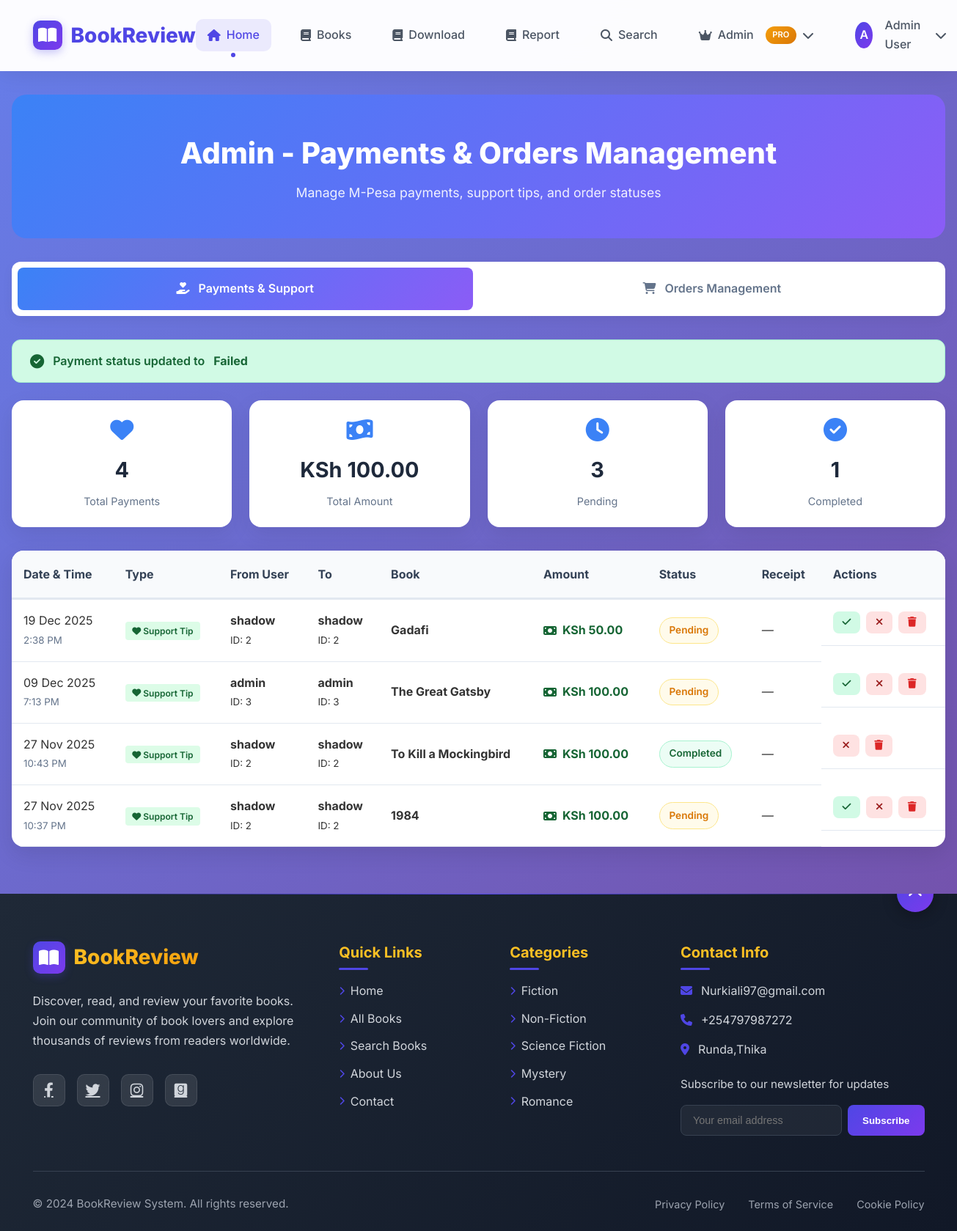
Page /auth/admin/payments_report.php?set_payment_status=failed&id=4&tab=payments (signed in) on the committed database.
### tables this page shows
CREATE TABLE `payments` (
  `id` int(11) NOT NULL,
  `order_id` int(11) DEFAULT NULL,
  `user_id` int(11) NOT NULL,
  `amount` decimal(10,2) NOT NULL,
  `phone_number` varchar(20) NOT NULL,
  `account_reference` varchar(50) NOT NULL,
  `payment_status` enum('pending','completed','failed','cancelled') DEFAULT 'pending',
  `support_to_user_id` int(11) DEFAULT NULL,
  `book_id` int(11) DEFAULT NULL,
  `merchant_request_id` varchar(50) DEFAULT NULL,
  `checkout_request_id` varchar(50) DEFAULT NULL,
  `mpesa_receipt_number` varchar(50) DEFAULT NULL,
  `transaction_date` datetime DEFAULT NULL,
  `created_at` timestamp NOT NULL DEFAULT current_timestamp(),
  `updated_at` timestamp NOT NULL DEFAULT current_timestamp() ON UPDATE current_timestamp()
);

CREATE TABLE `users` (
  `user_id` int(11) NOT NULL,
  `name` varchar(100) NOT NULL,
  `email` varchar(100) NOT NULL,
  `phone_number` varchar(15) DEFAULT NULL,
  `password` varchar(255) NOT NULL,
  `role` enum('user','admin') DEFAULT 'user',
  `created_at` timestamp NOT NULL DEFAULT current_timestamp()
);

CREATE TABLE `books` (
  `book_id` int(11) NOT NULL,
  `title` varchar(255) NOT NULL,
  `author` varchar(100) NOT NULL,
  `description` text DEFAULT NULL,
  `cover_image` varchar(255) DEFAULT NULL,
  `year` int(11) DEFAULT NULL,
  `category` varchar(50) DEFAULT NULL,
  `created_at` timestamp NOT NULL DEFAULT current_timestamp(),
  `price` decimal(10,2) DEFAULT 0.00
);

### auth/admin/payments_report.php (the view, shortened to what this page needs)
<?php
require_once __DIR__ . '/../../config/db.php';
if (isset($_GET['set_payment_status']) && isset($_GET['id'])) {
    $newStatus = $_GET['set_payment_status'];
    $allowed = ['pending', 'completed', 'failed', 'cancelled'];
    if (in_array($newStatus, $allowed)) {
        $success = "Payment status updated to <strong>" . ucfirst($newStatus) . "</strong>";
    }
}
$totalPayments = $pdo->query("SELECT COUNT(*) FROM payments")->fetchColumn();
$totalAmount = $pdo->query("SELECT SUM(amount) FROM payments WHERE payment_status = 'completed'")->fetchColumn() ?? 0;
$pendingPayments = $pdo->query("SELECT COUNT(*) FROM payments WHERE payment_status = 'pending'")->fetchColumn();
$completedPayments = $pdo->query("SELECT COUNT(*) FROM payments WHERE payment_status = 'completed'")->fetchColumn();
$stmt = $pdo->prepare("
    SELECT p.*,
           u1.name AS sender_name,
           u2.name AS recipient_name,
           b.title AS book_title,
           b.price AS book_price,
           o.status AS order_status,
           o.id AS order_id,
           'payment' AS record_type
    FROM payments p
    LEFT JOIN users u1 ON p.user_id = u1.user_id
    LEFT JOIN users u2 ON p.support_to_user_id = u2.user_id
    LEFT JOIN books b ON p.book_id = b.book_id
    LEFT JOIN orders o ON p.order_id = o.id
    ORDER BY p.created_at DESC
");
$stmt->execute();
$allPayments = $stmt->fetchAll(PDO::FETCH_ASSOC);
$activeTab = isset($_GET['tab']) ? $_GET['tab'] : 'payments';
?>
<!DOCTYPE html>
<html lang="en">
<head>
    <link rel="stylesheet" href="https://cdnjs.cloudflare.com/ajax/libs/font-awesome/6.5.0/css/all.min.css">
</head>
<body>
<?php include '../../includes/header.php'; ?>
<div class="container">
    <div class="header">
        <h1>Admin - Payments & Orders Management</h1>
        <p>Manage M-Pesa payments, support tips, and order statuses</p>
    </div>
    <div class="tabs">
        <a href="?tab=payments" class="tab <?php echo $activeTab == 'payments' ? 'active' : ''; ?>">
            <i class="fas fa-hand-holding-heart"></i> Payments & Support
        </a>
        <a href="?tab=orders" class="tab <?php echo $activeTab == 'orders' ? 'active' : ''; ?>">
            <i class="fas fa-shopping-cart"></i> Orders Management
        </a>
    </div>
    <?php if (isset($success)): ?>
        <div class="success">
            <i class="fas fa-check-circle"></i>
            <?= $success ?>
        </div>
    <?php endif; ?>
    <?php if ($activeTab == 'payments'): ?>
        <div class="stats-grid">
            <div class="stat-card">
                <i class="fas fa-heart"></i>
                <h3><?= number_format($totalPayments) ?></h3>
                <p>Total Payments</p>
            </div>
            <div class="stat-card">
                <i class="fas fa-money-bill-wave"></i>
                <h3>KSh <?= number_format($totalAmount, 2) ?></h3>
                <p>Total Amount</p>
            </div>
            <div class="stat-card">
                <i class="fas fa-clock"></i>
                <h3><?= $pendingPayments ?></h3>
                <p>Pending</p>
            </div>
            <div class="stat-card">
                <i class="fas fa-check-circle"></i>
                <h3><?= $completedPayments ?></h3>
                <p>Completed</p>
            </div>
        </div>
        <?php if (!empty($allPayments)): ?>
        <table>
            <thead>
                <tr>
                    <th>Date & Time</th>
                    <th>Type</th>
                    <th>From User</th>
                    <th>To</th>
                    <th>Book</th>
                    <th>Amount</th>
                    <th>Status</th>
                    <th>Receipt</th>
                    <th>Actions</th>
                </tr>
            </thead>
            <tbody>
                <?php foreach ($allPayments as $payment): ?>
                <tr>
                    <td data-label="Date">
                        <?= date('d M Y', strtotime($payment['created_at'])) ?><br>
                        <small style="color:#64748b"><?= date('g:i A', strtotime($payment['created_at'])) ?></small>
                    </td>
                    <td data-label="Type">
                        <?php if ($payment['order_id']): ?>
                            <span class="type-badge type-order"><i class="fas fa-shopping-cart"></i> Order Payment</span>
                        <?php else: ?>
                            <span class="type-badge type-support"><i class="fas fa-heart"></i> Support Tip</span>
                        <?php endif; ?>
                    </td>
                    <td data-label="From">
                        <strong><?= htmlspecialchars($payment['sender_name'] ?? 'Unknown') ?></strong><br>
                        <small>ID: <?= $payment['user_id'] ?></small>
                    </td>
                    <td data-label="To">
                        <?php if ($payment['recipient_name']): ?>
                            <strong><?= htmlspecialchars($payment['recipient_name']) ?></strong><br>
                            <small>ID: <?= $payment['support_to_user_id'] ?></small>
                        <?php elseif ($payment['order_id']): ?>
                            <em>Order Payment</em>
                        <?php else: ?>
                            <em>—</em>
                        <?php endif; ?>
                    </td>
                    <td data-label="Book">
                        <?php if ($payment['book_title']): ?>
                            <strong><?= htmlspecialchars(substr($payment['book_title'], 0, 25)) ?><?= strlen($payment['book_title']) > 25 ? '...' : '' ?></strong>
                        <?php else: ?>
                            <em>General</em>
                        <?php endif; ?>
                    </td>
                    <td data-label="Amount">
                        <div class="amount-display">
                            <i class="fas fa-money-bill"></i>
                            KSh <?= number_format($payment['amount'], 2) ?>
                        </div>
                    </td>
                    <td data-label="Status">
                        <span class="status <?= $payment['payment_status'] ?>">
                            <?= ucfirst($payment['payment_status']) ?>
                        </span>
                    </td>
                    <td data-label="Receipt">
                        <?php if ($payment['mpesa_receipt_number']): ?>
                            <code><?= htmlspecialchars($payment['mpesa_receipt_number']) ?></code>
                        <?php else: ?>
                            <em>—</em>
                        <?php endif; ?>
                    </td>
                    <td data-label="Actions" class="actions">
                        <?php if ($payment['payment_status'] !== 'completed'): ?>
                            <a href="?set_payment_status=completed&id=<?= $payment['id'] ?>&tab=payments" class="btn-complete" title="Mark as Completed">
                                <i class="fas fa-check"></i>
                            </a>
                        <?php endif; ?>
                        <?php if ($payment['payment_status'] !== 'failed'): ?>
                            <a href="?set_payment_status=failed&id=<?= $payment['id'] ?>&tab=payments" class="btn-fail" title="Mark as Failed">
                                <i class="fas fa-times"></i>
                            </a>
                        <?php endif; ?>
                        <a href="?delete=<?= $payment['id'] ?>&tab=payments"
                           onclick="return confirm('Are you sure you want to delete this payment record permanently? This action cannot be undone.')"
                           class="btn-delete" title="Delete">
                            <i class="fas fa-trash"></i>
                        </a>
                    </td>
                </tr>
                <?php endforeach; ?>
            </tbody>
        </table>
        <?php endif; ?>
    <?php endif; ?>
</div>
<?php include '../../includes/footer.php'; ?>
</body>
</html>

### auth/admin/payments_report.php (style rules this page uses)
:root { --green: #22c55e; --red: #ef4444; --yellow: #f59e0b; --blue: #3b82f6; --purple: #8b5cf6; --gray: #64748b; }
body { font-family: 'Inter', sans-serif; background: #f1f5f9; color: #1e293b; margin: 0; padding: 0; }
.container { max-width: 1400px; margin: 2rem auto; padding: 0 1rem; }
.header { background: linear-gradient(135deg, #3b82f6, #8b5cf6); color: white; padding: 3rem 2rem; border-radius: 20px; text-align: center; margin-bottom: 2rem; }
.header h1 { margin: 0; font-size: 2.5rem; font-weight: 800; }
.header p { font-size: 1.1rem; opacity: 0.9; margin: 0.5rem 0 0; }
.tabs { display: flex; gap: 1rem; margin-bottom: 2rem; background: white; padding: 0.5rem; border-radius: 12px; box-shadow: 0 5px 15px rgba(0,0,0,0.05); }
.tab { flex: 1; padding: 1rem; text-align: center; border-radius: 8px; text-decoration: none; color: #64748b; font-weight: 600; transition: all 0.3s ease; }
.tab.active { background: linear-gradient(135deg, #3b82f6, #8b5cf6); color: white; }
.tab i { margin-right: 0.5rem; }
.stats-grid { display: grid; grid-template-columns: repeat(auto-fit, minmax(200px, 1fr)); gap: 1.5rem; margin-bottom: 2rem; }
.stat-card { background: white; padding: 1.5rem; border-radius: 16px; box-shadow: 0 10px 30px rgba(0,0,0,0.08); text-align: center; transition: transform 0.3s ease; }
.stat-card i { font-size: 2rem; color: var(--blue); margin-bottom: 0.5rem; }
.stat-card h3 { margin: 0.5rem 0; font-size: 1.8rem; color: #1e293b; }
.stat-card p { color: var(--gray); margin: 0; font-size: 0.9rem; }
table { width: 100%; background: white; border-radius: 16px; overflow: hidden; box-shadow: 0 10px 30px rgba(0,0,0,0.1); border-collapse: collapse; }
th { background: #f8fafc; padding: 1.2rem 1rem; text-align: left; font-weight: 700; color: #334155; border-bottom: 3px solid #e2e8f0; }
td { padding: 1rem; border-bottom: 1px solid #e2e8f0; }
.status { padding: 0.4rem 0.8rem; border-radius: 50px; font-weight: 600; font-size: 0.85rem; display: inline-block; }
.pending { background: #fffbeb; color: #d97706; border: 1px solid #fde68a; }
.completed, .paid { background: #ecfdf5; color: #166534; border: 1px solid #a7f3d0; }
.amount-display { font-weight: 700; color: #166534; display: flex; align-items: center; gap: 0.5rem; }
.actions { display: flex; gap: 0.5rem; flex-wrap: wrap; }
.actions a, .actions button { padding: 0.5rem 0.8rem; border-radius: 8px; text-decoration: none; font-size: 0.85rem; font-weight: 600; transition: all 0.3s ease; border: none; cursor: pointer; display: inline-flex; align-items: center; gap: 0.3rem; }
.btn-complete { background: #d1fae5; color: #166534; }
.btn-fail { background: #fee2e2; color: #991b1b; }
.btn-delete { background: #fee2e2; color: #dc2626; }
.success { background: #d1fae5; color: #166534; padding: 1rem 1.5rem; border-radius: 12px; border: 1px solid #a7f3d0; margin-bottom: 1.5rem; font-weight: 600; display: flex; align-items: center; gap: 0.75rem; }
.success i { font-size: 1.2rem; }
.type-badge { padding: 0.3rem 0.6rem; border-radius: 4px; font-size: 0.75rem; font-weight: 600; background: #e2e8f0; color: #475569; }
.type-support { background: #dcfce7; color: #166534; }

### includes/header.php (style rules this page uses)
* { margin: 0; padding: 0; box-sizing: border-box; }
body { font-family: 'Inter', sans-serif; line-height: 1.6; color: #333; background: linear-gradient(135deg, #667eea 0%, #764ba2 100%); min-height: 100vh; }

### rows in the picture
payments: created_at "19 Dec 2025", created_at "2:38 PM", user.name "shadow", user "2", support_to_user "2", book.title "Gadafi", amount "50.00", payment_status "Pending"
payments: created_at "09 Dec 2025", created_at "7:13 PM", user.name "admin", user "3", support_to_user "3", book.title "The Great Gatsby", amount "100.00", payment_status "Pending"
payments: created_at "27 Nov 2025", created_at "10:43 PM", user.name "shadow", user "2", support_to_user "2", book.title "To Kill a Mockingbird", amount "100.00", payment_status "Completed"
payments: created_at "27 Nov 2025", created_at "10:37 PM", user.name "shadow", user "2", support_to_user "2", book.title "1984", amount "100.00", payment_status "Pending"

### other values in the picture
substr(htmlspecialchars($_SESSION['name']), 0, 1) "A"
$_SESSION['name'] "Admin User"
$newStatus "Failed"
$totalPayments "4"
$totalAmount "100.00"
$pendingPayments "3"
$completedPayments "1"
